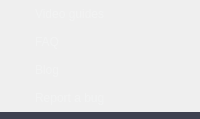
              <widget class="QWidget" name="wgtHelp" native="true">
               <property name="sizePolicy">
                <sizepolicy hsizetype="Minimum" vsizetype="Maximum">
                 <horstretch>0</horstretch>
                 <verstretch>0</verstretch>
                </sizepolicy>
               </property>
               <property name="font">
                <font>
                 <family>Tahoma</family>
                 <pointsize>9</pointsize>
                </font>
               </property>
               <property name="cursor">
                <cursorShape>ArrowCursor</cursorShape>
               </property>
               <property name="styleSheet">
                <string notr="true">#wgtHelp {
    background-color: transparent;
}

#wgtHelp[list=&quot;opened&quot;] {
    background-color: #3B3D4A;
}

QPushButton {
    padding: 7 7 7 35;
    font: normal 10pt &quot;Tahoma&quot;;
    color: #F2F3F3;
    border: 0px;
    text-align: left;
 }

 QPushButton:hover {
    color: #FFFFFF;
    background-color: #353945;
} 

QPushButton:pressed {
    background-color: #4C5164;
}</string>
               </property>
               <layout class="QVBoxLayout" name="verticalLayout_8">
                <property name="spacing">
                 <number>0</number>
                </property>
                <property name="leftMargin">
                 <number>0</number>
                </property>
                <property name="topMargin">
                 <number>0</number>
                </property>
                <property name="rightMargin">
                 <number>0</number>
                </property>
                <property name="bottomMargin">
                 <number>0</number>
                </property>
                <item>
                 <widget class="QPushButton" name="btnVideoGuides">
                  <property name="sizePolicy">
                   <sizepolicy hsizetype="Minimum" vsizetype="Maximum">
                    <horstretch>0</horstretch>
                    <verstretch>0</verstretch>
                   </sizepolicy>
                  </property>
                  <property name="cursor">
                   <cursorShape>PointingHandCursor</cursorShape>
                  </property>
                  <property name="text">
                   <string>Video guides</string>
                  </property>
                 </widget>
                </item>
                <item>
                 <widget class="QPushButton" name="btnFAQ">
                  <property name="sizePolicy">
                   <sizepolicy hsizetype="Minimum" vsizetype="Maximum">
                    <horstretch>0</horstretch>
                    <verstretch>0</verstretch>
                   </sizepolicy>
                  </property>
                  <property name="cursor">
                   <cursorShape>PointingHandCursor</cursorShape>
                  </property>
                  <property name="text">
                   <string>FAQ</string>
                  </property>
                 </widget>
                </item>
                <item>
                 <widget class="QPushButton" name="btnBlog">
                  <property name="sizePolicy">
                   <sizepolicy hsizetype="Minimum" vsizetype="Maximum">
                    <horstretch>0</horstretch>
                    <verstretch>0</verstretch>
                   </sizepolicy>
                  </property>
                  <property name="cursor">
                   <cursorShape>PointingHandCursor</cursorShape>
                  </property>
                  <property name="text">
                   <string>Blog</string>
                  </property>
                 </widget>
                </item>
                <item>
                 <widget class="QPushButton" name="btnBugReport">
                  <property name="sizePolicy">
                   <sizepolicy hsizetype="Minimum" vsizetype="Maximum">
                    <horstretch>0</horstretch>
                    <verstretch>0</verstretch>
                   </sizepolicy>
                  </property>
                  <property name="cursor">
                   <cursorShape>PointingHandCursor</cursorShape>
                  </property>
                  <property name="text">
                   <string>Report a bug</string>
                  </property>
                 </widget>
                </item>
                <item>
                 <widget class="QWidget" name="wgtSpaceHelp" native="true">
                  <property name="minimumSize">
                   <size>
                    <width>0</width>
                    <height>7</height>
                   </size>
                  </property>
                  <property name="styleSheet">
                   <string notr="true">background-color: #3D404F;</string>
                  </property>
                 </widget>
                </item>
               </layout>
              </widget>
